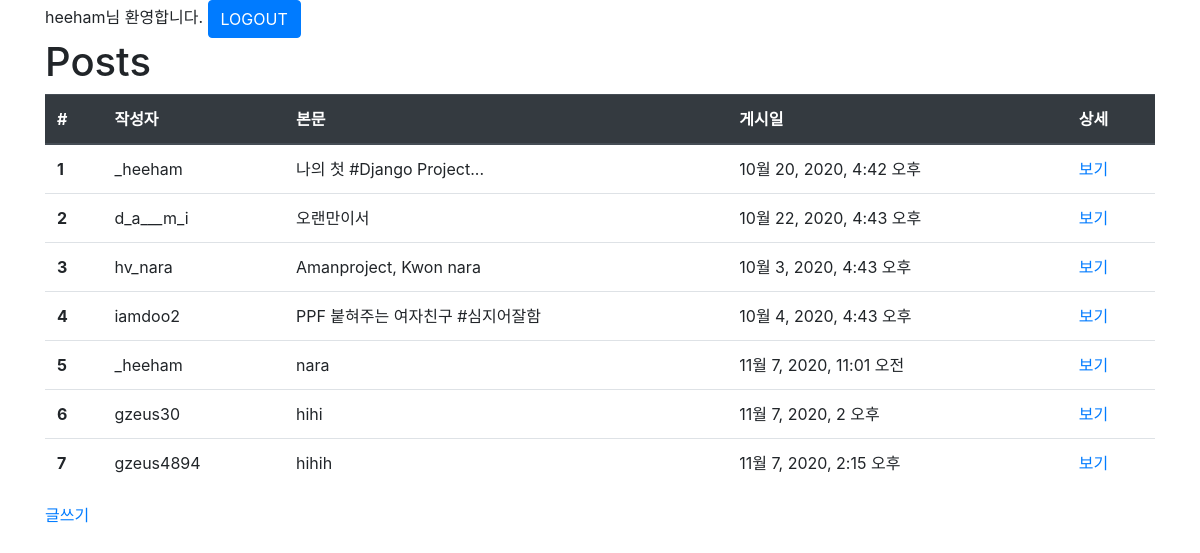
The page /posts/ (signed in) on the database its author committed.
### posts/models.py (models this page shows, shortened)
class Post(models.Model):
    user = models.ForeignKey(User, on_delete=models.CASCADE, null=False)
    body = models.TextField()
    image = models.ImageField(upload_to='post', null=True)
    created_at = models.DateTimeField()
    liked_users = models.ManyToManyField(User, related_name='liked_posts')

### posts/views.py (the view)
# urls.py: path('', views.index, name='index'),
def index(request):
    posts = Post.objects.all()
    context = {'posts': posts}
    return render(request, 'posts/index.html', context)

### posts/templates/posts/index.html
{% extends "base.html" %}
{% load static %}
{% block style %}
  <link rel="stylesheet" href="{% static 'posts/style.css'%}" />
{% endblock %}
{% block content %}
  <div class="container">
    <h1>Posts</h1>
    {% if posts %}
    <table class="table">
      <thead class="thead-dark">
        <tr>
          <th>#</th>
          <th>작성자</th>
          <th>본문</th>
          <th>게시일</th>
          <th>상세</th>
        </tr>
      </thead>
      <tbody>
        {% for post in posts %}
        <tr>
          <th>{{ post.id }}</th>
          <td>{{ post.user.get_username }}</td>
          <td>{{ post.body }}</td>
          <td>{{ post.created_at }}</td>
          <td><a href="{% url 'posts:detail' post.id %}">보기</a></td>
        </tr>
        {% endfor %}
      </tbody>
    </table>
    {% else %}
      <p>No Posts.</p>
    {% endif %}
    <a href="{% url 'posts:new' %}">글쓰기</a>
  </div>
{% endblock %}

### templates/base.html (shortened to what this page needs)
{% load static %}
<!DOCTYPE html>
<html lang="ko">
  <head>
    <link rel="stylesheet" href="{% static 'style.css'%}" />
    <link rel="stylesheet" href="https://cdn.jsdelivr.net/npm/bootstrap@4.5.3/dist/css/bootstrap.min.css"
>
    {% block style %}
    {% endblock %}
  </head>
  <body>
    {% if user.is_authenticated %}
      <div class="container">
        <form action="{% url 'accounts:logout' %}" method="POST">
          {{ user.get_username }}님 환영합니다.
          <button type="submit" class="btn btn-primary">LOGOUT</button>
        </form>
      </div>
    {% endif %}
    {% block content %}
    {% endblock %}
  </body>
</html>

### static/style.css (style rules this page uses)
* { margin: 0px; padding: 0px; box-sizing: border-box; }

### rows shown on the page
Post: id "1", user.get_username "_heeham", body "나의 첫 #Django Project...", created_at "10월 20, 2020, 4:42 오후"
Post: id "2", user.get_username "d_a___m_i", body "오랜만이서", created_at "10월 22, 2020, 4:43 오후"
Post: id "3", user.get_username "hv_nara", body "Amanproject, Kwon nara", created_at "10월 3, 2020, 4:43 오후"
Post: id "4", user.get_username "iamdoo2", body "PPF 붙혀주는 여자친구 #심지어잘함", created_at "10월 4, 2020, 4:43 오후"
Post: id "5", user.get_username "_heeham", body "nara", created_at "11월 7, 2020, 11:01 오전"
Post: id "6", user.get_username "gzeus30", body "hihi", created_at "11월 7, 2020, 2 오후"
Post: id "7", user.get_username "gzeus4894", body "hihih", created_at "11월 7, 2020, 2:15 오후"

### other values the page prints
{{ user.get_username }} "heeham"
